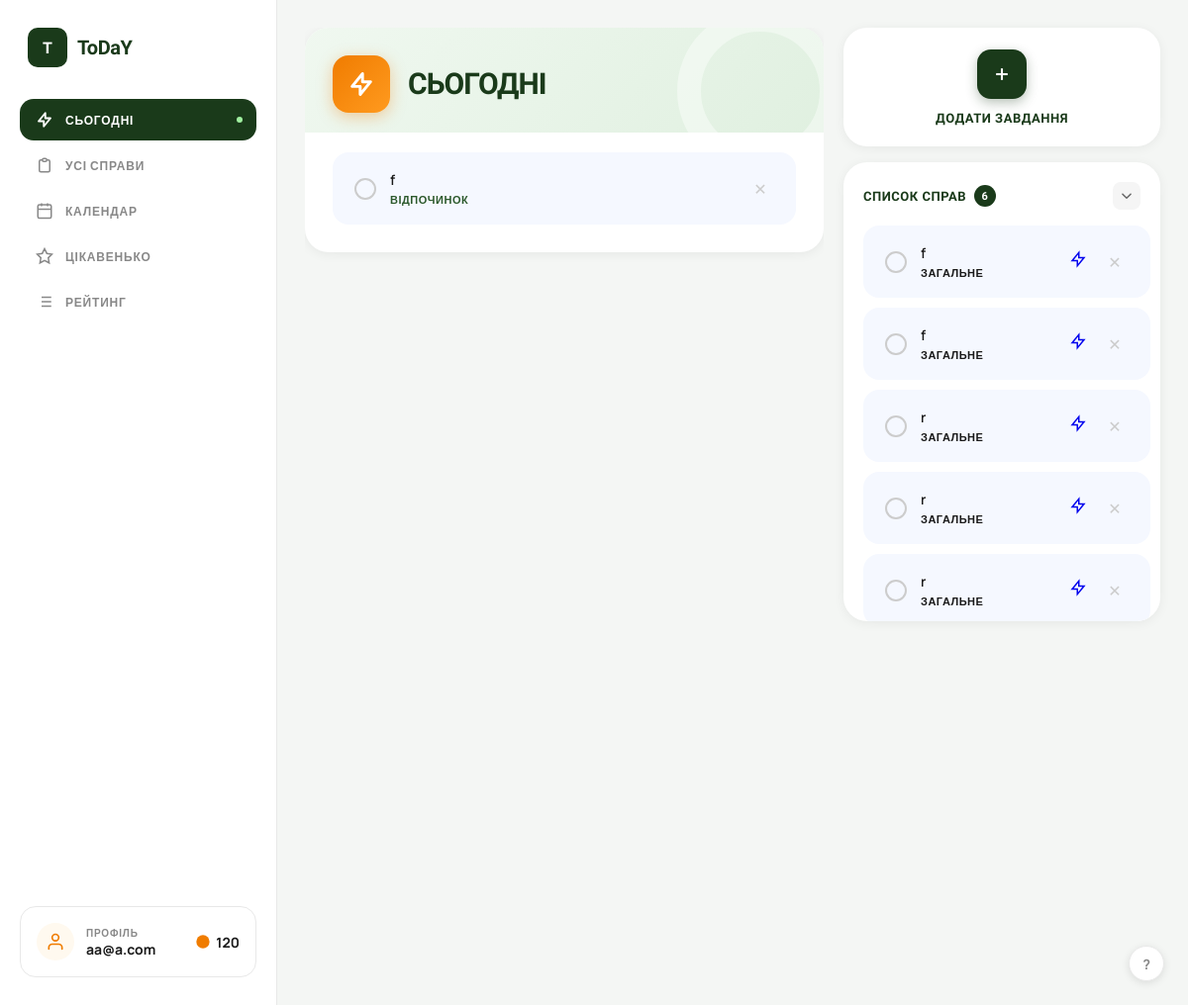
The page /tasks/today/ (signed in) on the database its author committed.
### users/models.py (models this page shows)
class User(AbstractUser):
    email = models.EmailField(unique=True)
    total_points = models.IntegerField(default=0)
    coins = models.IntegerField(default=100)  # added this for coin sysytem
    USERNAME_FIELD = "email"
    REQUIRED_FIELDS = ['username']

### tasks/models.py (models this page shows, shortened)
class Task(models.Model):
    user = models.ForeignKey(User, on_delete=models.CASCADE)
    title = models.CharField(max_length=255)
    category = models.ForeignKey(Category, null=True, blank=True, on_delete=models.SET_NULL)
    planned_date = models.DateField(
        default=timezone.localdate,
        null=True,
        blank=True
    )
    is_for_today = models.BooleanField(default=False)
    deadline_time = models.TimeField(default="23:59") # Непотрібен
    estimated_hours = models.FloatField(default=1)
    is_completed = models.BooleanField(default=False)
    order = models.IntegerField(default=0)
    created_at = models.DateTimeField(auto_now_add=True)
    completed_at = models.DateTimeField(null=True, blank=True)

class Category(models.Model):
    name = models.CharField(max_length=100)
    color = models.CharField(max_length=7, default='#000000')
    user = models.ForeignKey(User, on_delete=models.CASCADE, null=True, blank=True)

### tasks/views.py (the view)
# urls.py: path('today/', views.today_tasks, name='today_tasks'),
@login_required
def today_tasks(request):
    today = timezone.localdate()
    today_incomplete = Task.objects.filter(
        user=request.user,
        is_completed=False
    ).filter(
        db_models.Q(is_for_today=True) | db_models.Q(planned_date=today)
    ).order_by('order')
    other_incomplete = Task.objects.filter(
        user=request.user,
        is_for_today=False,
        is_completed=False,
    ).order_by('order')
    categories = Category.objects.filter(user=request.user)
    return render(request, 'myapp/user_desktop.html', {
        'today_tasks': today_incomplete,
        'other_tasks': other_incomplete,
        'categories': categories,
        'today': today,
    })

### myapp/templates/myapp/user_desktop.html (shortened to what this page needs)
{% load static %}
<!DOCTYPE html>
<html lang="uk">
<head>
<link rel="stylesheet" href="{% static 'myapp/css/menu.css' %}">
</head>
<body>
<aside class="sidebar">
  <div class="logo">
    <div class="logo-icon">T</div>
    <div class="logo-text">ToDaY</div>
  </div>
  <label class="nav-label chosen">
    <svg fill="none" viewBox="0 0 24 24" stroke="currentColor" stroke-width="2.5">
      <path stroke-linecap="round" stroke-linejoin="round" d="M13 10V3L4 14h7v7l9-11h-7z"/>
    </svg>
    СЬОГОДНІ
    <span class="nav-dot"></span>
  </label>
  <a href="{% url 'tasks:task_list' %}" class="nav-label">
    <svg fill="none" viewBox="0 0 24 24" stroke="currentColor" stroke-width="2">
      <path stroke-linecap="round" stroke-linejoin="round" d="M9 5H7a2 2 0 00-2 2v12a2 2 0 002 2h10a2 2 0 002-2V7a2 2 0 00-2-2h-2M9 5a2 2 0 002 2h2a2 2 0 002-2M9 5a2 2 0 012-2h2a2 2 0 012 2"/>
    </svg>
    УСІ СПРАВИ
  </a>
  <a href="{% url 'myapp:calendar' %}" class="nav-label">
    <svg fill="none" viewBox="0 0 24 24" stroke="currentColor" stroke-width="2">
      <rect x="3" y="4" width="18" height="18" rx="2" ry="2"/>
      <line x1="16" y1="2" x2="16" y2="6"/><line x1="8" y1="2" x2="8" y2="6"/>
      <line x1="3" y1="10" x2="21" y2="10"/>
    </svg>
    КАЛЕНДАР
  </a>
  <a href="{% url 'myapp:interesting' %}" class="nav-label">
    <svg fill="none" viewBox="0 0 24 24" stroke="currentColor" stroke-width="2">
      <polygon points="12 2 15.09 8.26 22 9.27 17 14.14 18.18 21.02 12 17.77 5.82 21.02 7 14.14 2 9.27 8.91 8.26 12 2"/>
    </svg>
    ЦІКАВЕНЬКО
  </a>
  <a href="{% url 'rating:my_rating' %}" class="nav-label">
    <svg fill="none" viewBox="0 0 24 24" stroke="currentColor" stroke-width="2">
      <path d="M8 6h13M8 12h13M8 18h13M3 6h.01M3 12h.01M3 18h.01"/>
    </svg>
    РЕЙТИНГ
  </a>
  <div class="sidebar-spacer"></div>
  <a href="{% url 'myapp:profile' %}" class="profile-card" style="text-decoration: none; color: inherit; display: flex;">
    <div class="profile-avatar">
      <svg width="20" height="20" fill="none" viewBox="0 0 24 24" stroke="currentColor" stroke-width="2">
        <path stroke-linecap="round" stroke-linejoin="round" d="M20 21v-2a4 4 0 00-4-4H8a4 4 0 00-4 4v2"/>
        <circle cx="12" cy="7" r="4"/>
      </svg>
    </div>
    <div class="profile-info">
      <div class="profile-label">Профіль</div>
      <div class="profile-name">{{ request.user.username }}</div>
    </div>
    <div class="coins">
      <svg width="16" height="16" fill="currentColor" viewBox="0 0 24 24" style="color:var(--orange)">
        <circle cx="12" cy="12" r="10"/>
      </svg>
      {{ request.user.coins|default:0 }}
    </div>
  </a>
</aside>
<main class="main">
  <div class="center-panel">
    <div class="today-card">
      <div class="today-header">
        <div class="today-icon">
          <svg fill="none" viewBox="0 0 24 24" stroke="currentColor" stroke-width="2.5">
            <path stroke-linecap="round" stroke-linejoin="round" d="M13 10V3L4 14h7v7l9-11h-7z"/>
          </svg>
        </div>
        <div class="today-title-block">
          <div class="today-title">СЬОГОДНІ</div>
        </div>
      </div>
      <div class="today-tasks">
        {% for task in today_tasks %}
          <div class="task-label">
            <a href="{% url 'tasks:complete_task' task.id %}" class="task-checkbox-ui" style="text-decoration: none;"></a>
            <div class="task-info">
              <div class="task-name">{{ task.title }}</div>
              <div class="task-tag tag-{{ task.category.name|lower }}">{{ task.category.name|default:"Без категорії" }}</div>
            </div>
            <a href="{% url 'tasks:delete_task' task.id %}"
               onclick="return confirm('Видалити завдання «{{ task.title }}»?')"
               class="delete-btn"
               title="Видалити">✕</a>
          </div>
        {% empty %}
          <p style="color: #888; text-align: center; padding: 20px;">На сьогодні завдань немає 🙌</p>
        {% endfor %}
      </div>
    </div>
  </div>
  <div class="right-panel">
    <div class="idea-card" style="display: flex; flex-direction: column; align-items: center; justify-content: center; gap: 12px; cursor: pointer; min-height: 120px;" onclick="location.href='#addModal'">
      <div class="idea-add-btn" style="margin: 0; width: 50px; height: 50px;">
        <svg fill="none" viewBox="0 0 24 24" stroke="currentColor" stroke-width="2.5">
          <line x1="12" y1="5" x2="12" y2="19"/><line x1="5" y1="12" x2="19" y2="12"/>
        </svg>
      </div>
      <span style="font-family: 'Unbounded', sans-serif; font-size: 13px; font-weight: 700; color: var(--green-dark); letter-spacing: 0.5px;">
        ДОДАТИ ЗАВДАННЯ
      </span>
    </div>
    <div class="general-card">
      <details class="general-details" open>
        <summary class="general-summary">
          <div class="general-title">
            СПИСОК СПРАВ
            <span class="count-badge">{{ other_tasks|length }}</span>
          </div>
          <span class="collapse-icon">
            <svg fill="none" viewBox="0 0 24 24" stroke="currentColor" stroke-width="2.5">
              <path stroke-linecap="round" stroke-linejoin="round" d="M5 15l7-7 7 7"/>
            </svg>
          </span>
        </summary>
        <div class="general-tasks">
          {% for task in other_tasks %}
            <div class="task-label">
              <a href="{% url 'tasks:complete_task' task.id %}" class="task-checkbox-ui" style="text-decoration: none;"></a>
              <div class="task-info">
                <div class="task-name">{{ task.title }}</div>
                <div class="task-tag">{{ task.category.name|default:"Загальне" }}</div>
              </div>
              <a href="{% url 'tasks:move_to_today' task.id %}" class="move-btn" title="Виконати сьогодні">
                <svg width="18" height="18" fill="none" viewBox="0 0 24 24" stroke="currentColor" stroke-width="2">
                  <path d="M13 10V3L4 14h7v7l9-11h-7z"/>
                </svg>
              </a>
              <a href="{% url 'tasks:delete_task' task.id %}"
                 onclick="return confirm('Видалити завдання «{{ task.title }}»?')"
                 class="delete-btn"
                 title="Видалити">✕</a>
            </div>
          {% empty %}
            <p style="color: #888; text-align: center; padding: 20px;">Наповни мене</p>
          {% endfor %}
        </div>
      </details>
    </div>
  </div>
</main>
<a href="{% url 'myapp:interesting' %}" class="help-btn">?</a>
</body>
</html>

### myapp/static/myapp/css/menu.css (style rules this page uses)
:root { --green-dark: #1a3a1a; --green-mid: #2d5a2d; --green-accent: #3d7a3d; --orange: #f07c00; --orange-light: #ff9a1f; --purple: #6b0f4e; --bg: #f4f6f4; --card-bg: #ffffff; --text-dark: #1a1a1a; --text-muted: #888; --border: #e8e8e8; }
* { margin: 0; padding: 0; box-sizing: border-box; }
body { font-family: 'Manrope', sans-serif; background: var(--bg); display: flex; height: 100vh; overflow: hidden; color: var(--text-dark); }
.sidebar { width: 280px; flex-shrink: 0; background: hsl(0, 0%, 100%); border-right: 1px solid var(--border); display: flex; flex-direction: column; padding: 28px 20px; gap: 4px; position: sticky; top: 0; height: 100vh; }
.logo { display: flex; align-items: center; gap: 10px; padding: 0 8px; margin-bottom: 28px; }
.logo-icon { width: 40px; height: 40px; background: var(--green-dark); border-radius: 10px; display: flex; align-items: center; justify-content: center; color: white; font-family: 'Unbounded', sans-serif; font-weight: 900; font-size: 16px; }
.logo-text { font-family: 'Unbounded', sans-serif; font-weight: 700; font-size: 20px; color: var(--green-dark); letter-spacing: -0.5px; }
.nav-label { text-decoration: none; display: flex; align-items: center; gap: 12px; padding: 12px 16px; border-radius: 14px; cursor: pointer; color: #888; font-size: 12px; font-weight: 700; letter-spacing: 0.8px; text-transform: uppercase; transition: all 0.2s; position: relative; user-select: none; }
.sidebar .chosen { background: var(--green-dark); color: white; border-radius: 14px; position: relative; transition: background 0.2s, color 0.2s; }
.sidebar .chosen svg { stroke: white; }
.sidebar .chosen .nav-dot { display: block; background: #a0f0a0; }
.nav-dot { display: none; width: 6px; height: 6px; background: #7fff7f; border-radius: 50%; position: absolute; right: 14px; }
.nav-label svg { width: 18px; height: 18px; flex-shrink: 0; }
.sidebar-spacer { flex: 1; }
.profile-card { background: white; border-radius: 16px; padding: 16px; display: flex; align-items: center; gap: 12px; border: 1px solid var(--border); }
.profile-avatar { width: 38px; height: 38px; border-radius: 50%; background: #fff9ef; display: flex; align-items: center; justify-content: center; color: var(--orange); flex-shrink: 0; }
.profile-info { flex: 1; }
.profile-label { font-size: 10px; letter-spacing: 0.8px; text-transform: uppercase; color: var(--text-muted); font-weight: 700; }
.profile-name { font-size: 14px; font-weight: 700; color: var(--text-dark); }
.coins { display: flex; align-items: center; gap: 5px; font-weight: 700; font-size: 14px; color: var(--text-dark); }
.coins svg { color: white; }

### rows shown on the page
User: user.username "aa@a.com", user.coins "120"
Task: title "f", category.name "ВІДПОЧИНОК"
Task: title "f", category.name "ЗАГАЛЬНЕ"
Task: title "f", category.name "ЗАГАЛЬНЕ"
Task: title "r", category.name "ЗАГАЛЬНЕ"
Task: title "r", category.name "ЗАГАЛЬНЕ"
Task: title "r", category.name "ЗАГАЛЬНЕ"

### other values the page prints
{{ other_tasks|length }} "6"
